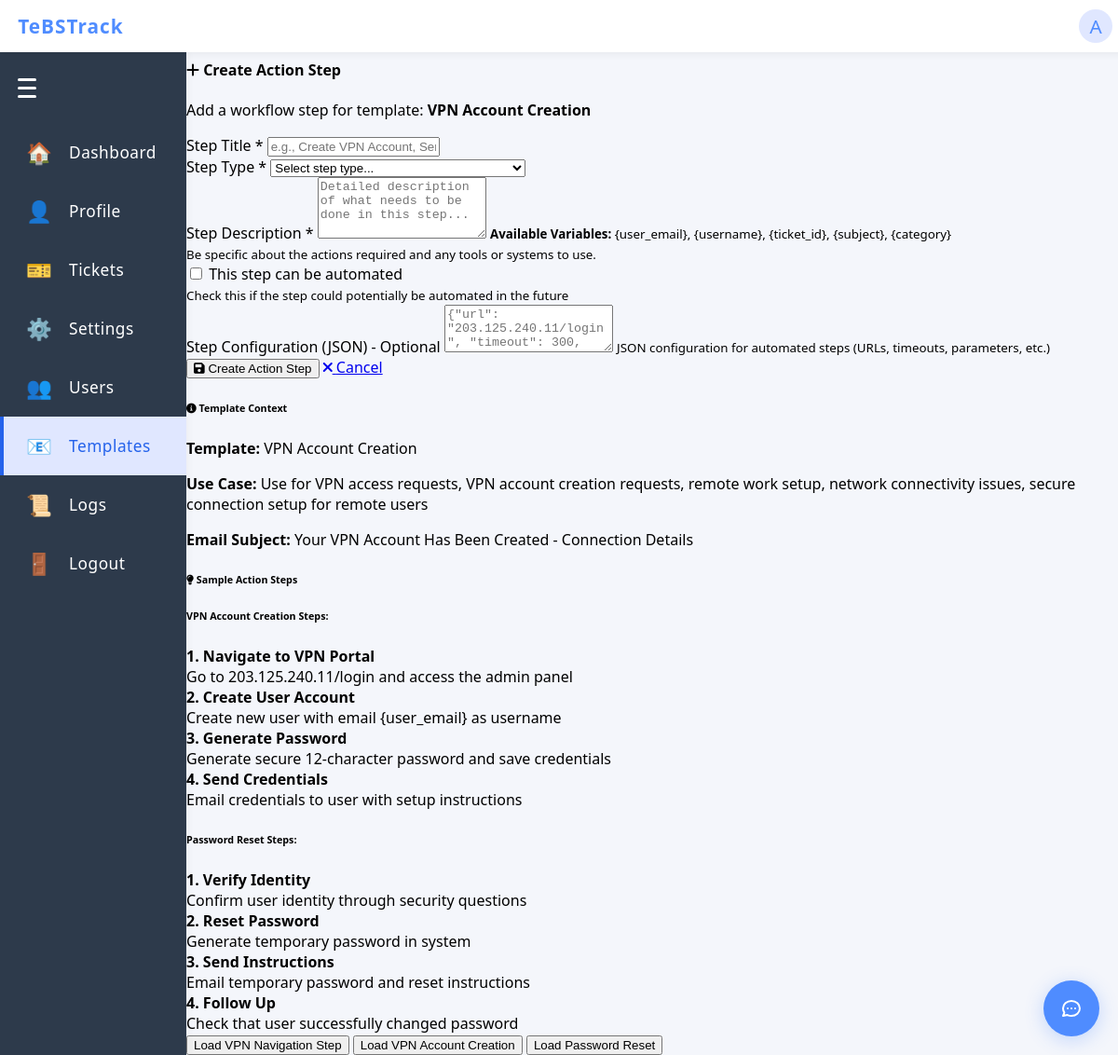
The app's page /admin/email-templates/1/action-steps/new (signed in) with its own data.
### app/models.py (models this page shows)
class User(UserMixin, db.Model):
    id = db.Column(db.Integer, primary_key=True)
    username = db.Column(db.String(150), unique=True, nullable=False)
    password = db.Column(db.String(150), nullable=False)
    role = db.Column(db.String(20), nullable=False, default='infra')  # 'admin' or 'infra'

class EmailTemplate(db.Model):
    id = db.Column(db.Integer, primary_key=True)
    name = db.Column(db.String(150), nullable=False, unique=True)
    subject = db.Column(db.String(255), nullable=False)
    body = db.Column(db.Text, nullable=False)
    use_case_description = db.Column(db.Text, nullable=True)  # When to use this template
    is_active = db.Column(db.Boolean, default=True)
    created_at = db.Column(db.DateTime, default=datetime.utcnow)
    updated_at = db.Column(db.DateTime, default=datetime.utcnow, onupdate=datetime.utcnow)
    created_by = db.Column(db.Integer, db.ForeignKey('user.id'), nullable=False)
    action_steps = db.relationship('TemplateActionStep', backref='template', lazy=True, cascade='all, delete-orphan')
    creator = db.relationship('User', backref='created_templates')

### app/routes.py (the view, shortened to what this page needs)
@main.route('/admin/email-templates/<int:template_id>/action-steps/new', methods=['GET', 'POST'])
@login_required
def create_action_step(template_id):
    if current_user.role != 'admin':
        flash('You do not have permission to access this page.', 'error')
        return redirect(url_for('main.home'))
    from .models import EmailTemplate, TemplateActionStep
    template = EmailTemplate.query.get_or_404(template_id)
    return render_template('admin/create_action_step.html', template=template)

### app/__init__.py (called while the page is built)
def create_app():
    app = Flask(__name__)
    app.config.from_object('config.Config')
    app.config['SESSION_COOKIE_HTTPONLY'] = True  # Prevent JS access to session cookie
    app.config['SESSION_COOKIE_SAMESITE'] = 'Lax'  # Restrict cross-site requests
    csrf.init_app(app)
    db.init_app(app)
    login_manager.init_app(app)
    app.register_blueprint(main)
    from flask_wtf.csrf import CSRFError
    from .routes import LoginForm
    from flask import render_template, flash
    @app.errorhandler(CSRFError)
    def handle_csrf_error(e):
        flash('CSRF token missing or invalid. Please refresh the page and try again.', 'error')
        return render_template('login.html', form=LoginForm()), 400
    from .models import User
    @login_manager.user_loader
    def load_user(user_id):
        return User.query.get(int(user_id))
    return app

### app/routes.py (called while the page is built)
@main.before_app_request
def require_login():
    allowed_routes = ['main.login', 'static']
    if not current_user.is_authenticated and request.endpoint not in allowed_routes:
        return redirect(url_for('main.login'))

### app/templates/admin/create_action_step.html (shortened to what this page needs)
{% extends "base.html" %}
{% block content %}
<div class="container mt-4">
    <div class="row">
        <div class="col-md-8 offset-md-2">
            <div class="card">
                <div class="card-header">
                    <h4><i class="fas fa-plus"></i> Create Action Step</h4>
                    <p class="mb-0 text-muted">Add a workflow step for template: <strong>{{ template.name }}</strong></p>
                </div>
                <div class="card-body">
                    <form method="POST">
                        <div class="form-group">
                            <label for="step_title">Step Title <span class="text-danger">*</span></label>
                            <input type="text" class="form-control" id="step_title" name="step_title" required
                                   placeholder="e.g., Create VPN Account, Send Login Credentials, Verify Access">
                        </div>
                        <div class="form-group">
                            <label for="step_type">Step Type <span class="text-danger">*</span></label>
                            <select class="form-control" id="step_type" name="step_type" required>
                                <option value="">Select step type...</option>
                            </select>
                        </div>
                        <div class="form-group">
                            <label for="step_description">Step Description <span class="text-danger">*</span></label>
                            <textarea class="form-control" id="step_description" name="step_description" rows="4" required
                                      placeholder="Detailed description of what needs to be done in this step..."></textarea>
                            <small class="form-text text-muted">
                                <strong>Available Variables:</strong> {user_email}, {username}, {ticket_id}, {subject}, {category}
                                <br>Be specific about the actions required and any tools or systems to use.
                            </small>
                        </div>
                        <div class="form-group">
                            <div class="form-check">
                                <input class="form-check-input" type="checkbox" id="is_automated" name="is_automated">
                                <label class="form-check-label" for="is_automated">
                                    This step can be automated
                                </label>
                            </div>
                            <small class="form-text text-muted">
                                Check this if the step could potentially be automated in the future
                            </small>
                        </div>
                        <div class="form-group">
                            <label for="step_config">Step Configuration (JSON) - Optional</label>
                            <textarea class="form-control" id="step_config" name="step_config" rows="3"
                                      placeholder='{"url": "203.125.240.11/login", "timeout": 300, "requires_verification": true}'></textarea>
                            <small class="form-text text-muted">
                                JSON configuration for automated steps (URLs, timeouts, parameters, etc.)
                            </small>
                        </div>
                        <div class="form-group">
                            <button type="submit" class="btn btn-success">
                                <i class="fas fa-save"></i> Create Action Step
                            </button>
                            <a href="{{ url_for('main.manage_template_action_steps', template_id=template.id) }}"
                               class="btn btn-secondary ml-2">
                                <i class="fas fa-times"></i> Cancel
                            </a>
                        </div>
                    </form>
                </div>
            </div>
            <div class="card mt-4">
                <div class="card-header">
                    <h6><i class="fas fa-info-circle"></i> Template Context</h6>
                </div>
                <div class="card-body">
                    <p><strong>Template:</strong> {{ template.name }}</p>
                    <p><strong>Use Case:</strong> {{ template.use_case_description or 'No description provided' }}</p>
                    <p><strong>Email Subject:</strong> {{ template.subject }}</p>
                </div>
            </div>
            <div class="card mt-4">
                <div class="card-header">
                    <h6><i class="fas fa-lightbulb"></i> Sample Action Steps</h6>
                </div>
                <div class="card-body">
                    <div class="row">
                        <div class="col-md-6">
                            <h6>VPN Account Creation Steps:</h6>
                            <div class="small text-muted mb-3">
                                <div class="mb-2">
                                    <strong>1. Navigate to VPN Portal</strong><br>
                                    Go to 203.125.240.11/login and access the admin panel
                                </div>
                                <div class="mb-2">
                                    <strong>2. Create User Account</strong><br>
                                    Create new user with email {user_email} as username
                                </div>
                                <div class="mb-2">
                                    <strong>3. Generate Password</strong><br>
                                    Generate secure 12-character password and save credentials
                                </div>
                                <div class="mb-2">
                                    <strong>4. Send Credentials</strong><br>
                                    Email credentials to user with setup instructions
                                </div>
                            </div>
                        </div>
                        <div class="col-md-6">
                            <h6>Password Reset Steps:</h6>
                            <div class="small text-muted mb-3">
                                <div class="mb-2">
                                    <strong>1. Verify Identity</strong><br>
                                    Confirm user identity through security questions
                                </div>
                                <div class="mb-2">
                                    <strong>2. Reset Password</strong><br>
                                    Generate temporary password in system
                                </div>
                                <div class="mb-2">
                                    <strong>3. Send Instructions</strong><br>
                                    Email temporary password and reset instructions
                                </div>
                                <div class="mb-2">
                                    <strong>4. Follow Up</strong><br>
                                    Check that user successfully changed password
                                </div>
                            </div>
                        </div>
                    </div>
                    <button type="button" class="btn btn-sm btn-outline-primary" onclick="loadSampleStep('vpn_navigate')">
                        Load VPN Navigation Step
                    </button>
                    <button type="button" class="btn btn-sm btn-outline-primary ml-2" onclick="loadSampleStep('vpn_create')">
                        Load VPN Account Creation
                    </button>
                    <button type="button" class="btn btn-sm btn-outline-primary ml-2" onclick="loadSampleStep('password_reset')">
                        Load Password Reset
                    </button>
                </div>
            </div>
        </div>
    </div>
</div>
{% endblock %}

### app/templates/base.html (shortened to what this page needs)
<!doctype html>
<html lang="en">
<head>
</head>
<body>
  <div class="navbar">
    <a href="{{ url_for('main.index') }}" class="navbar-title" style="text-decoration:none;">
      TeBSTrack
    </a>
    {% if current_user.is_authenticated %}
    <div class="navbar-profile" id="profile-btn">
      <span class="profile-icon">{{ current_user.username[0]|upper if current_user.username else '?' }}</span>
    </div>
    {% endif %}
  </div>
  {% if not hide_sidenav %}
    <div class="sidenav-hamburger" id="sidenav-hamburger">
      <span></span>
      <span></span>
      <span></span>
    </div>
    <a href="{{ url_for('main.index') }}" class="sidenav-link{% if request.endpoint == 'main.index' %} active{% endif %}" data-label="Dashboard">
      <span class="sidenav-icon">🏠</span>
      <span class="sidenav-label">Dashboard</span>
    </a>
    <a href="{{ url_for('main.profile') }}" class="sidenav-link{% if request.endpoint == 'main.profile' %} active{% endif %}" data-label="Profile">
      <span class="sidenav-icon">👤</span>
      <span class="sidenav-label">Profile</span>
    </a>
    <a href="{{ url_for('main.tickets') }}" class="sidenav-link{% if request.endpoint in ['main.tickets', 'main.view_ticket'] %} active{% endif %}" data-label="Tickets">
      <span class="sidenav-icon">🎫</span>
      <span class="sidenav-label">Tickets</span>
    </a>
    <a href="{{ url_for('main.settings') }}" class="sidenav-link{% if request.endpoint == 'main.settings' %} active{% endif %}" data-label="Settings">
      <span class="sidenav-icon">⚙️</span>
      <span class="sidenav-label">Settings</span>
    </a>
    {% if current_user.role == 'admin' %}
    <a href="{{ url_for('main.manage_users') }}" class="sidenav-link{% if request.endpoint == 'main.manage_users' %} active{% endif %}" data-label="Users">
      <span class="sidenav-icon">👥</span>
      <span class="sidenav-label">Users</span>
    </a>
    <a href="{{ url_for('main.manage_email_templates') }}" class="sidenav-link{% if request.endpoint in ['main.manage_email_templates', 'main.create_email_template', 'main.edit_email_template', 'main.manage_template_action_steps', 'main.create_action_step'] %} active{% endif %}" data-label="Templates">
      <span class="sidenav-icon">📧</span>
      <span class="sidenav-label">Templates</span>
    </a>
    <a href="{{ url_for('main.audit_logs') }}" class="sidenav-link{% if request.endpoint == 'main.audit_logs' %} active{% endif %}" data-label="Logs">
      <span class="sidenav-icon">📜</span>
      <span class="sidenav-label">Logs</span>
    </a>
    {% endif %}
    <a href="{{ url_for('main.logout') }}" class="sidenav-link{% if request.endpoint == 'main.logout' %} active{% endif %}" data-label="Logout">
      <span class="sidenav-icon">🚪</span>
      <span class="sidenav-label">Logout</span>
    </a>
  {% endif %}
  <div class="main-content{% if hide_sidenav %} no-sidenav{% endif %}">
    {% block content %}{% endblock %}
  </div>
  {% if current_user.is_authenticated %}
    {% include 'chatbot_component.html' %}
  {% endif %}
  <link rel="stylesheet" href="https://cdnjs.cloudflare.com/ajax/libs/font-awesome/6.0.0/css/all.min.css">
</body>
</html>

### app/templates/base.html (style rules this page uses)
body { background: #f4f6fb; font-family: 'Segoe UI', Arial, sans-serif; margin: 0; padding: 0; }
.navbar { position: fixed; top: 0; left: 0; width: 100%; height: 56px; background: #fff; box-shadow: 0 2px 8px rgba(0,0,0,0.06); display: flex; align-items: center; justify-content: flex-start; padding: 0 1.2rem; z-index: 1000; }
.navbar-title { font-size: 1.3rem; font-weight: 700; color: #4f8cff; letter-spacing: 1px; }
.navbar-profile { position: relative; display: flex; align-items: center; cursor: pointer; right: 25px; }
.profile-icon { width: 36px; height: 36px; border-radius: 50%; background: #e0e7ff; display: flex; align-items: center; justify-content: center; font-size: 1.3rem; color: #4f8cff; margin-left: 8px; }
.sidenav-hamburger { width: 28px; height: 28px; margin: 0 0 1.5rem 1.2rem; display: flex; flex-direction: column; justify-content: center; cursor: pointer; z-index: 1001; }
.sidenav-hamburger span { display: block; height: 3px; width: 20px; background: #fff; margin: 3px 0; border-radius: 2px; transition: all 0.3s; }
.sidenav-link { color: #fff; padding: 1rem 1.5rem; text-decoration: none; font-size: 1.08rem; font-weight: 500; letter-spacing: 0.5px; transition: background 0.18s, color 0.18s, padding 0.3s, font-size 0.3s; border-left: 4px solid transparent; display: flex; align-items: center; }
.sidenav-link.active { background: #e0e7ff; color: #2563eb; border-left: 4px solid #2563eb; }
.sidenav-icon { font-size: 1.4rem; margin-right: 1.1rem; min-width: 1.4rem; text-align: center; display: inline-block; transition: margin 0.3s; }
.sidenav-label { transition: opacity 0.3s, width 0.3s; white-space: nowrap; overflow: hidden; }
.main-content { margin-left: 200px; margin-top: 64px; transition: margin-left 0.3s ease; }

### records on screen
User: username "A"
EmailTemplate: name "VPN Account Creation", use_case_description "Use for VPN access requests, VPN account creation requests, remote work setup, network connectivity issues, secure connection setup for remote users", subject "Your VPN Account Has Been Created - Connection Details"
